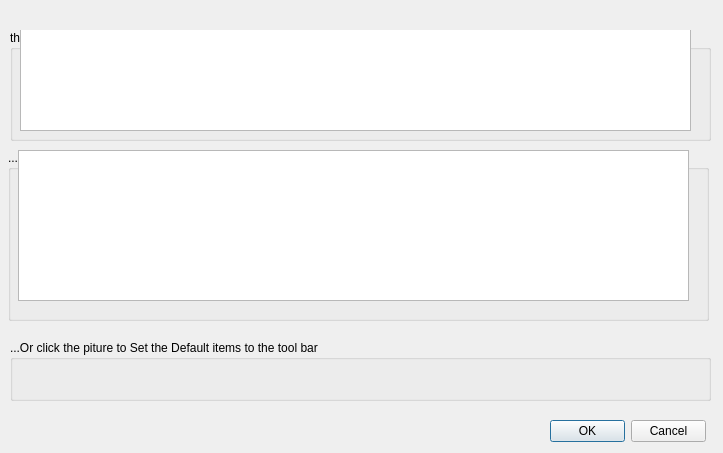
<?xml version="1.0" encoding="UTF-8"?>
<ui version="4.0">
 <class>CustomToolDialog</class>
 <widget class="QDialog" name="CustomToolDialog">
  <property name="geometry">
   <rect>
    <x>0</x>
    <y>0</y>
    <width>723</width>
    <height>453</height>
   </rect>
  </property>
  <property name="windowTitle">
   <string>Data Import</string>
  </property>
  <widget class="QGroupBox" name="groupBox">
   <property name="geometry">
    <rect>
     <x>8</x>
     <y>150</y>
     <width>701</width>
     <height>171</height>
    </rect>
   </property>
   <property name="minimumSize">
    <size>
     <width>0</width>
     <height>0</height>
    </size>
   </property>
   <property name="maximumSize">
    <size>
     <width>16777215</width>
     <height>16777215</height>
    </size>
   </property>
   <property name="title">
    <string>...Drap your favorite item to the tool bar</string>
   </property>
   <widget class="MyListWidget" name="items">
    <property name="geometry">
     <rect>
      <x>10</x>
      <y>0</y>
      <width>671</width>
      <height>151</height>
     </rect>
    </property>
   </widget>
  </widget>
  <widget class="QGroupBox" name="groupBox_2">
   <property name="geometry">
    <rect>
     <x>10</x>
     <y>340</y>
     <width>701</width>
     <height>61</height>
    </rect>
   </property>
   <property name="maximumSize">
    <size>
     <width>16777215</width>
     <height>65</height>
    </size>
   </property>
   <property name="title">
    <string>...Or click the piture to Set the Default items to the tool bar</string>
   </property>
   <widget class="QLabel" name="defaultTool">
    <property name="geometry">
     <rect>
      <x>10</x>
      <y>20</y>
      <width>591</width>
      <height>41</height>
     </rect>
    </property>
    <property name="text">
     <string/>
    </property>
   </widget>
  </widget>
  <widget class="QDialogButtonBox" name="buttonBox">
   <property name="geometry">
    <rect>
     <x>550</x>
     <y>420</y>
     <width>156</width>
     <height>23</height>
    </rect>
   </property>
   <property name="whatsThis">
    <string/>
   </property>
   <property name="orientation">
    <enum>Qt::Horizontal</enum>
   </property>
   <property name="standardButtons">
    <set>QDialogButtonBox::Cancel|QDialogButtonBox::Ok</set>
   </property>
  </widget>
  <widget class="QGroupBox" name="groupBox_3">
   <property name="geometry">
    <rect>
     <x>10</x>
     <y>30</y>
     <width>701</width>
     <height>111</height>
    </rect>
   </property>
   <property name="sizePolicy">
    <sizepolicy hsizetype="Preferred" vsizetype="Preferred">
     <horstretch>0</horstretch>
     <verstretch>0</verstretch>
    </sizepolicy>
   </property>
   <property name="minimumSize">
    <size>
     <width>0</width>
     <height>0</height>
    </size>
   </property>
   <property name="acceptDrops">
    <bool>false</bool>
   </property>
   <property name="title">
    <string>the tool bar</string>
   </property>
   <widget class="MyListWidget" name="selitems">
    <property name="geometry">
     <rect>
      <x>10</x>
      <y>-10</y>
      <width>671</width>
      <height>111</height>
     </rect>
    </property>
    <property name="sizePolicy">
     <sizepolicy hsizetype="Expanding" vsizetype="Expanding">
      <horstretch>0</horstretch>
      <verstretch>0</verstretch>
     </sizepolicy>
    </property>
    <property name="minimumSize">
     <size>
      <width>0</width>
      <height>0</height>
     </size>
    </property>
   </widget>
  </widget>
 </widget>
 <customwidgets>
  <customwidget>
   <class>MyListWidget</class>
   <extends>QListWidget</extends>
   <header location="global">mylistwidget.h</header>
  </customwidget>
 </customwidgets>
 <resources/>
 <connections>
  <connection>
   <sender>buttonBox</sender>
   <signal>rejected()</signal>
   <receiver>CustomToolDialog</receiver>
   <slot>reject()</slot>
   <hints>
    <hint type="sourcelabel">
     <x>295</x>
     <y>458</y>
    </hint>
    <hint type="destinationlabel">
     <x>286</x>
     <y>274</y>
    </hint>
   </hints>
  </connection>
 </connections>
</ui>
